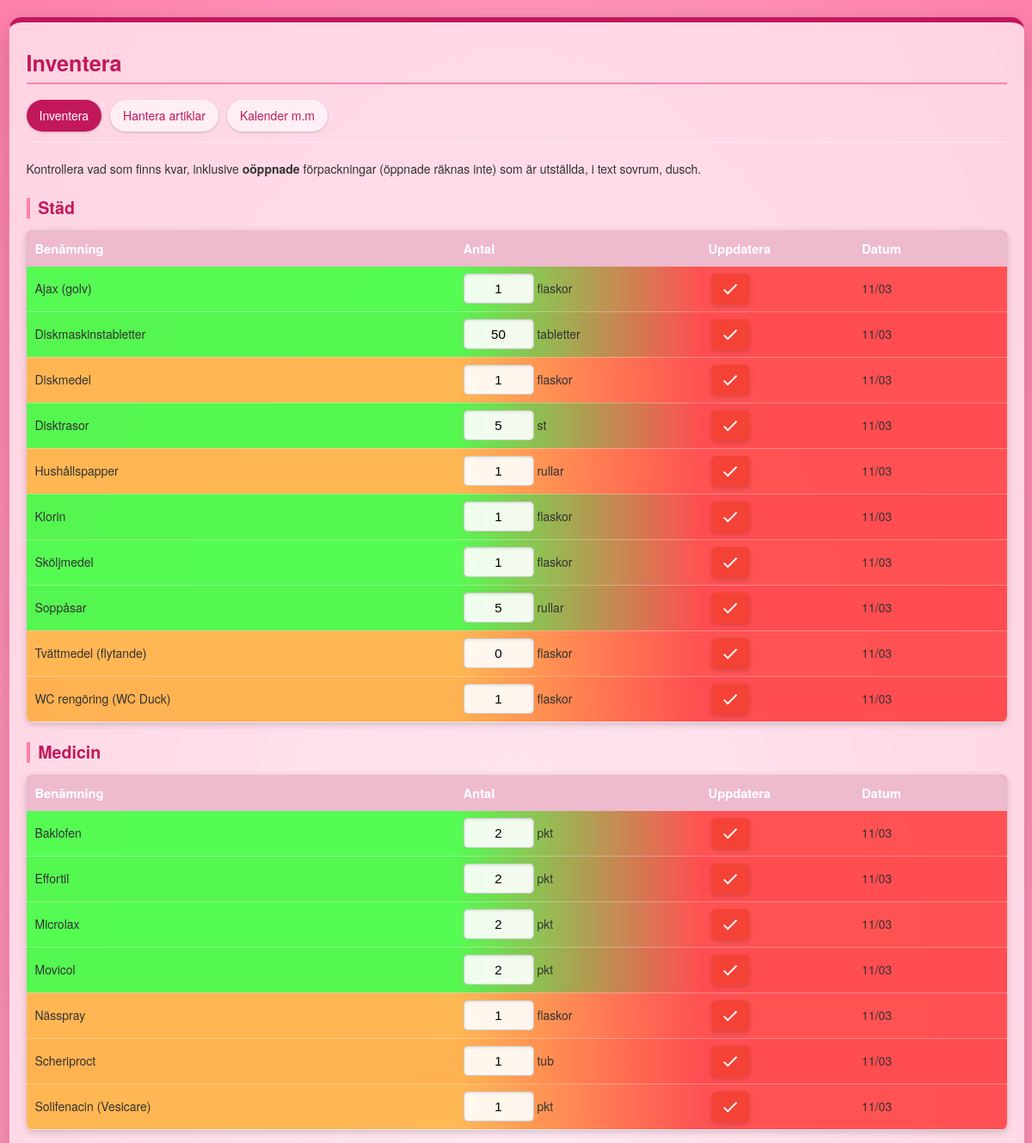
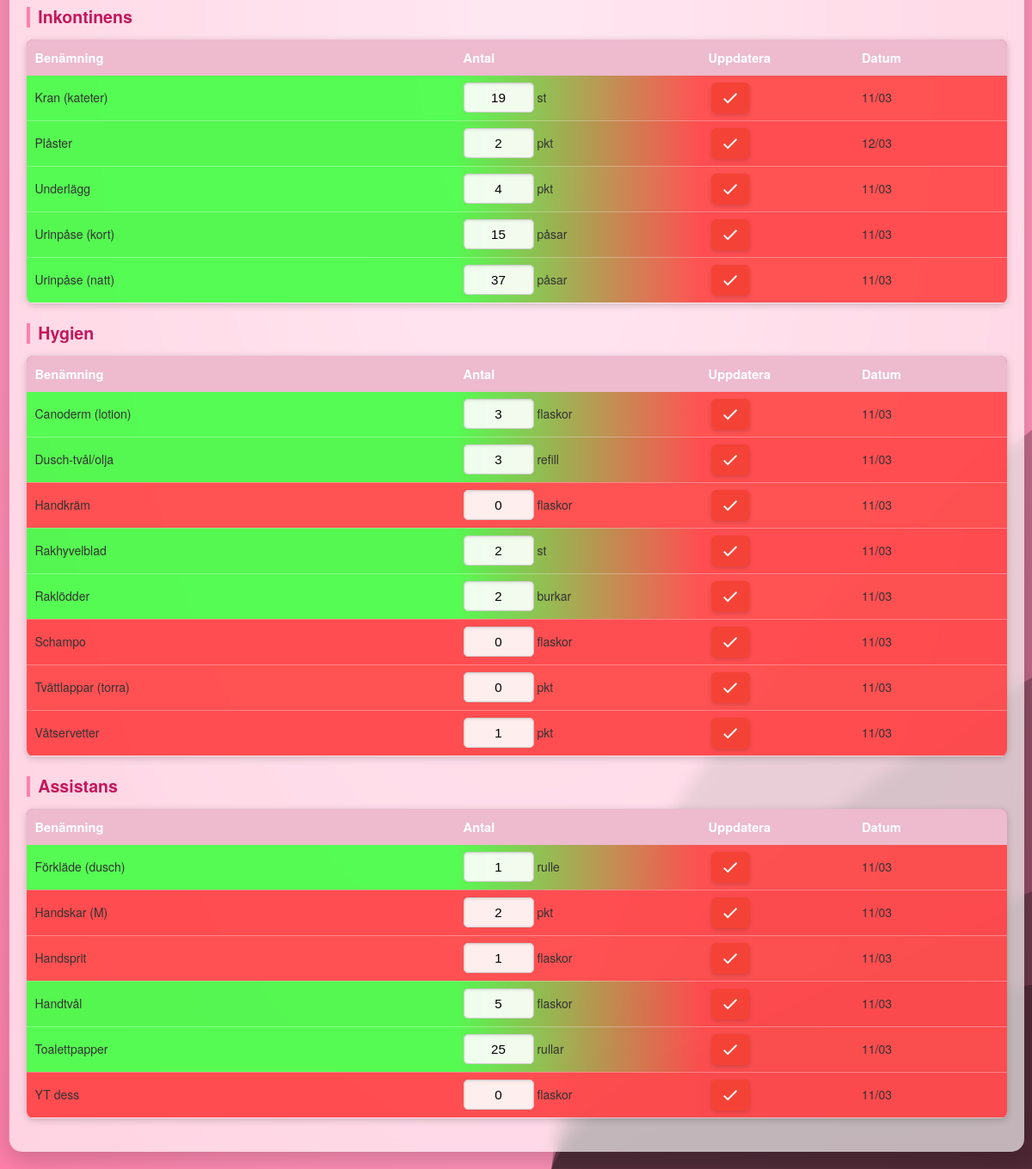
/index, run on the app's committed database (2 pictures, top to bottom).
### app/models/item.py (models this page shows, shortened)
class Item(db.Model):
    id = db.Column(db.Integer, primary_key=True)
    name = db.Column(db.String(32), nullable=False, unique=True)
    category = db.Column(db.String(32), nullable=False)
    quantity = db.Column(db.Integer)
    unit = db.Column(db.String(16), nullable=False)
    alert_quantity = db.Column(db.Integer)
    last_checked = db.Column(db.DateTime, default=datetime.utcnow)

### app/controllers/main.py (the view)
@main_bp.route('/')
@main_bp.route('/index')
@main_bp.route('/index/<int:page>')
def index(page: int = 1):
    try:
        items_per_page = 50  # Default from requirements
        items_by_category = get_items_by_category(page=page, items_per_page=items_per_page)
        total_items = db.session.query(Item).count()
        total_pages = (total_items + items_per_page - 1) // items_per_page
        return render_template(
            'index.html',
            items_by_category=items_by_category,
            get_row_color=get_row_color,
            get_warning_color=get_warning_color,
            now=datetime.now(),
            pagination={
                'page': page,
                'total_pages': total_pages,
                'has_prev': page > 1,
                'has_next': page < total_pages,
                'total_items': total_items
            }
        )
    except Exception as e:
        current_app.logger.error(f"Error rendering index: {str(e)}")
        return render_template('error.html', message="Ett fel uppstod vid hämtning av data.")

### app/utils/helpers.py (called while the page is built)
def get_row_color(last_checked: Optional[datetime]) -> str:
    if last_checked:
        days_difference = (datetime.now() - last_checked).days
        if days_difference < 1:
            return '#00ff00aa'  # green
        elif 1 <= days_difference < 4:
            return '#ff9800aa'  # orange (varningsfärg)
        elif 4 <= days_difference <= 8:
            return '#ff8c00aa'  # darkorange
        else:
            return '#ff0000aa'  # red
    else:
        return 'grey'

def get_warning_color(quantity: Optional[int], alert_quantity: Optional[int]) -> str:
    if quantity is not None and alert_quantity is not None:
        quantity_difference = quantity - alert_quantity
        if quantity_difference == 0:
            return '#ff9800aa'  # Mer orangeaktig varningsfärg
        elif quantity_difference < 0:
            return '#ff0000aa'  # Röd för kritiskt
        else:
            return '#00ff00aa'  # Grön för OK
    else:
        return 'grey'

def get_items_by_category(page: int = 1, items_per_page: int = 50) -> Dict[str, List[Item]]:
    categories = Item.query.with_entities(Item.category).distinct()
    items_by_category = {}
    total_items = 0
    for category in categories:
        cat_name = category[0]
        query = Item.query.filter_by(category=cat_name).order_by(Item.name)
        if items_per_page > 0:
            category_count = query.count()
            total_items += category_count
            items = query.limit(items_per_page).offset((page - 1) * items_per_page).all()
        else:
            items = query.all()
        if items:  # Only add category if there are items in the current page
            items_by_category[cat_name] = items
    return items_by_category

### app/templates/index.html (shortened to what this page needs)
<!DOCTYPE html>
<html lang="sv">
<head>
    <link rel="stylesheet" href="{{ url_for('static', filename='style.css') }}">
    <link rel="stylesheet" href="https://cdnjs.cloudflare.com/ajax/libs/font-awesome/4.7.0/css/font-awesome.min.css">
</head>
<body>
    <div class=background_wrapper></div>
    <div class="card">
    <h1>Inventera</h1>
    <div class="navigation">
        <a href="{{ url_for('main.index') }}" class="active">Inventera</a>
        <a href="{{ url_for('inventory.inventory') }}">Hantera artiklar</a>
        <a href="https://ha.snis.nu/ass-ds/0">Kalender m.m</a>
    </div>
    <p>Kontrollera vad som finns kvar, inklusive <b>oöppnade</b> förpackningar (öppnade räknas inte) som är utställda, i text sovrum, dusch.</p>
    {% for category, items in items_by_category.items() %}
        <h2>{{ category }}</h2>
        <table class="mobile-table-layout">
            <thead>
                <tr>
                    <th>Benämning</th>
                    <th>Antal</th>
                    <th>Uppdatera</th>
                    <th>Datum</th>
                </tr>
            </thead>
            <tbody>
                {% for item in items %}
                    <tr id="item-row-{{ item.id }}">
                        <form action="{{ url_for('inventory.update_quantity') }}" method="post" class="update-form">
                        <td id="item-name-{{ item.id }}" style="background-color: {{ get_warning_color(item.quantity, item.alert_quantity) }}">{{ item.name }}</td>
                        <td id="item-quantity-{{ item.id }}" style="background-image: linear-gradient(to right, {{ get_warning_color(item.quantity, item.alert_quantity) }}, {{ get_row_color(item.last_checked) }})"><input type="hidden" name="item_id" value="{{ item.id }}">
                        <input type="number" name="new_quantity" value="{{ item.quantity }}"> {{ item.unit }}</td>
                        <td id="item-button-{{ item.id }}" style="background-color: {{ get_row_color(item.last_checked) }}">
                            {% if item.last_checked %}
                                {% set hours_since = ((now - item.last_checked).total_seconds() / 3600)|int %}
                                {% if (now - item.last_checked).days > 6 %}
                                    <button class="apply danger" type="submit"></button>
                                {% elif hours_since > 12 %}
                                    <button class="apply warning" type="submit"></button>
                                {% else %}
                                    <button class="apply" type="submit"></button>
                                {% endif %}
                            {% else %}
                                <button class="apply" type="submit"></button>
                            {% endif %}
                        </td>
                        <td id="item-updated-{{ item.id }}" style="background-color: {{ get_row_color(item.last_checked) }}">{% if item.last_checked %}{{ item.last_checked.strftime('%d/%m') }}{% endif %}</td>
                        </form>
                    </tr>
                {% endfor %}
            </tbody>
        </table>
    {% endfor %}
    </div>
</body>
</html>

### app/static/style.css (style rules this page uses)
:root { --basecolor: #FF80AB; --dark-accent: #C2185B; --light-accent: #FFBCD8; --text-color: #333; --button-success: #7CB342; --button-delete: #F44336; --warning-color: #FF9800; --success-light: #DCEDC8; --warning-light: #FFCCBC; --card-bg: rgba(255, 255, 255, 0.65); --table-even: rgba(255, 236, 245, 0.8); --table-odd: rgba(255, 255, 255, 0.7); --table-header-bg: var(--dark-accent); --table-header-color: white; --input-bg: rgba(255, 255, 255, 0.9); --shadow-color: rgba(0, 0, 0, 0.2); --pagination-bg: rgba(255, 255, 255, 0.7); --pagination-active-bg: var(--dark-accent); --pagination-active-color: white; --pagination-hover-bg: rgba(255, 255, 255, 0.9); --pagination-disabled-color: #999; }
body { background: radial-gradient(var(--light-accent), var(--basecolor)) no-repeat fixed; font-size: 14px; font-family: 'Helvetica Neue', Helvetica, Arial, sans-serif; color: var(--text-color); line-height: 1.5; margin: 0; padding: 0; }
.background_wrapper { no-repeat; padding:0px; position: fixed; background-size: cover; left: 0px; top: 0px; height: 100%; width: 100%; z-index: -1; }
.card { position: relative; max-width: 1200px; width: 95%; border-top: 6px solid var(--dark-accent); border-left: 1px solid var(--basecolor); padding: 12px 20px 25px; border-radius: 15px; backdrop-filter: blur(8px); background: var(--card-bg); box-shadow: 0 10px 30px var(--shadow-color); margin: 20px auto; transition: all 0.3s ease; overflow-x: hidden; }
h1, h2, h3 { text-transform: capitalize; line-height: 1.2; margin-top: 0.8em; margin-bottom: 0.5em; color: var(--dark-accent); font-weight: 600; }
h1 { font-size: 1.8em; border-bottom: 2px solid var(--basecolor); padding-bottom: 0.3em; margin-bottom: 0.7em; }
h2 { font-size: 1.4em; margin-top: 1.2em; padding-left: 0.5em; border-left: 4px solid var(--basecolor); }
a { color: var(--dark-accent); text-decoration: none; transition: color 0.2s; }
table { width: 100%; border-collapse: collapse; text-align: left; margin: 1em 0; box-shadow: 0 2px 8px var(--shadow-color); border-radius: 8px; overflow: hidden; table-layout: fixed; }
thead { font-size: 105%; background-color: var(--table-header-bg); color: var(--table-header-color); }
thead th { padding: 10px; font-weight: 600; }
tr { background: var(--table-odd); transition: background-color 0.3s; }
tr:nth-child(even) { background: var(--table-even); }
td { padding: 8px 10px; vertical-align: middle; border-bottom: 1px solid rgba(255, 255, 255, 0.3); }
td input { font-size: 0.95rem; background: var(--input-bg); border-radius: 5px; border: 1px solid #ccc; padding: 8px 10px; width: 100%; max-width: 200px; outline: none; transition: all 0.2s ease; box-shadow: inset 0 1px 3px rgba(0, 0, 0, 0.1); }
td input[type="number"] { width: 60px; text-align: center; -moz-appearance: textfield; }
button { width: 36px; height: 36px; background-size: 22px; background-position: center; background-repeat: no-repeat; box-sizing: border-box; border-radius: 6px; border: none; outline: none; cursor: pointer; transition: all 0.2s ease; box-shadow: 0 2px 5px rgba(0, 0, 0, 0.15); margin: 0 3px; padding: 6px 8px; min-width: 45px; }
button.apply { background-color: var(--button-success); }
button.apply.danger { background-color: var(--button-delete, #F44336); }
.navigation { display: flex; flex-wrap: wrap; gap: 10px; margin-bottom: 20px; border-bottom: 1px solid rgba(255, 255, 255, 0.4); padding-bottom: 12px; }
.navigation a { padding: 8px 15px; background-color: rgba(255, 255, 255, 0.6); border-radius: 20px; color: var(--dark-accent); text-decoration: none; transition: all 0.2s ease; box-shadow: 0 1px 3px var(--shadow-color); font-weight: 500; }
.navigation a.active { background-color: var(--dark-accent); color: white; }
.mobile-table-layout th:nth-child(1), .mobile-table-layout td:nth-child(1) { width: 45%; }
.mobile-table-layout th:nth-child(2), .mobile-table-layout td:nth-child(2) { width: 25%; }
.mobile-table-layout th:nth-child(3), .mobile-table-layout td:nth-child(3), .mobile-table-layout th:nth-child(4), .mobile-table-layout td:nth-child(4) { width: 15%; }

### data on the page
Item: name "Ajax (golv)", new_quantity "1", unit "flaskor", last_checked "11/03"
Item: name "Diskmaskinstabletter", new_quantity "50", unit "tabletter", last_checked "11/03"
Item: name "Diskmedel", new_quantity "1", unit "flaskor", last_checked "11/03"
Item: name "Disktrasor", new_quantity "5", unit "st", last_checked "11/03"
Item: name "Hushållspapper", new_quantity "1", unit "rullar", last_checked "11/03"
Item: name "Klorin", new_quantity "1", unit "flaskor", last_checked "11/03"
Item: name "Sköljmedel", new_quantity "1", unit "flaskor", last_checked "11/03"
Item: name "Soppåsar", new_quantity "5", unit "rullar", last_checked "11/03"
Item: name "Tvättmedel (flytande)", new_quantity "0", unit "flaskor", last_checked "11/03"
Item: name "WC rengöring (WC Duck)", new_quantity "1", unit "flaskor", last_checked "11/03"
Item: name "Baklofen", new_quantity "2", unit "pkt", last_checked "11/03"
Item: name "Effortil", new_quantity "2", unit "pkt", last_checked "11/03"
Item: name "Microlax", new_quantity "2", unit "pkt", last_checked "11/03"
Item: name "Movicol", new_quantity "2", unit "pkt", last_checked "11/03"
Item: name "Nässpray", new_quantity "1", unit "flaskor", last_checked "11/03"
Item: name "Scheriproct", new_quantity "1", unit "tub", last_checked "11/03"
Item: name "Solifenacin (Vesicare)", new_quantity "1", unit "pkt", last_checked "11/03"
Item: name "Kran (kateter)", new_quantity "19", unit "st", last_checked "11/03"
Item: name "Plåster", new_quantity "2", unit "pkt", last_checked "12/03"
Item: name "Underlägg", new_quantity "4", unit "pkt", last_checked "11/03"
Item: name "Urinpåse (kort)", new_quantity "15", unit "påsar", last_checked "11/03"
Item: name "Urinpåse (natt)", new_quantity "37", unit "påsar", last_checked "11/03"
Item: name "Canoderm (lotion)", new_quantity "3", unit "flaskor", last_checked "11/03"
Item: name "Dusch-tvål/olja", new_quantity "3", unit "refill", last_checked "11/03"
Item: name "Handkräm", new_quantity "0", unit "flaskor", last_checked "11/03"
Item: name "Rakhyvelblad", new_quantity "2", unit "st", last_checked "11/03"
Item: name "Raklödder", new_quantity "2", unit "burkar", last_checked "11/03"
Item: name "Schampo", new_quantity "0", unit "flaskor", last_checked "11/03"
Item: name "Tvättlappar (torra)", new_quantity "0", unit "pkt", last_checked "11/03"
Item: name "Våtservetter", new_quantity "1", unit "pkt", last_checked "11/03"
Item: name "Förkläde (dusch)", new_quantity "1", unit "rulle", last_checked "11/03"
Item: name "Handskar (M)", new_quantity "2", unit "pkt", last_checked "11/03"
Item: name "Handsprit", new_quantity "1", unit "flaskor", last_checked "11/03"
Item: name "Handtvål", new_quantity "5", unit "flaskor", last_checked "11/03"
Item: name "Toalettpapper", new_quantity "25", unit "rullar", last_checked "11/03"
Item: name "YT dess", new_quantity "0", unit "flaskor", last_checked "11/03"

### other printed values
{{ category }} "Städ" "Medicin" "Inkontinens" "Hygien" "Assistans"
